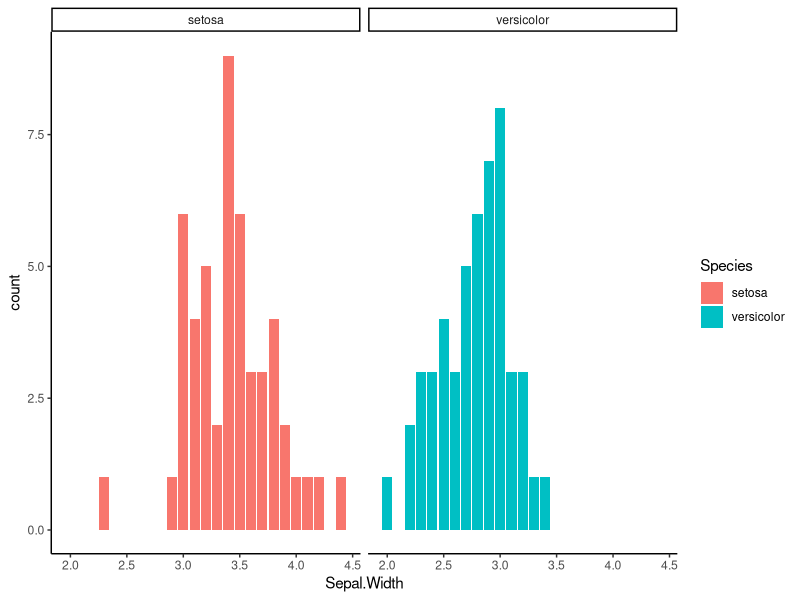

The R source for this figure:
library(dplyr)
library(ggplot2)
df = force(iris)
df = df[,c(2,5)]
df = df %>% filter(df$Species != "virginica")
ggplot(df, aes(x = Sepal.Width))+
  geom_bar(aes(fill=Species))+
  facet_grid(. ~ Species)+
  theme_classic()
m = df %>% filter(df$Species == "setosa")
l = df %>% filter(df$Species == "versicolor")
shapiro.test(m$Sepal.Width)
shapiro.test(l$Sepal.Width)
bartlett.test(df$Sepal.Width, df$Species)
t.test(m$Sepal.Width, l$Sepal.Width)